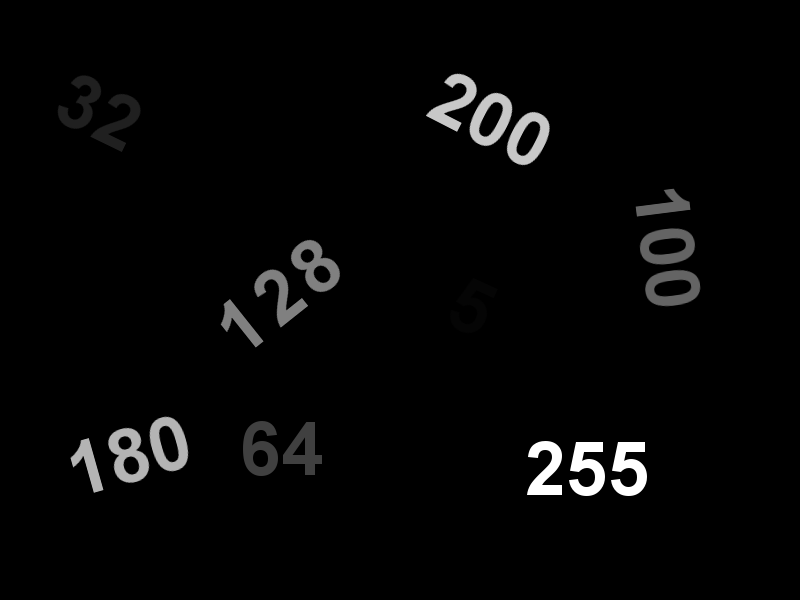
#> input picture @GETTING STARTED WITH OPENCV/image_thresholding_in_OpenCV/threshold.png, 800 x 600 px, found by its file name
$ jupyter execute --allow-errors image_thresholding.ipynb
#> lines starting #> are read from the running program, lines starting #| are printed output that depends on the picture; after the words box and inside, x2 and y2 are one past the last pixel; in counts of white or black regions, pixels touching at a corner belong together
## Introduction
In this notebook we will see how to use OpenCV and Python to apply thresholding to an image.

If you want to learn all the concepts related to image thresholding using OpenCV, then you [this](https://learnopencv.com/opencv-threshold-python-cpp/) post on [LearnOpenCV](https://learnopencv.com/opencv-threshold-python-cpp/).

## Download and Read the Image

[cell 1]
import requests
url = "https://raw.githubusercontent.com/spmallick/learnopencv/master/Threshold/threshold.png"
r = requests.get(url)
with open('image.jpg', 'wb') as f:
    f.write(r.content)

[cell 2]
import cv2
import matplotlib.pyplot as plt

from pylab import rcParams
rcParams['figure.figsize'] = 9, 7

im_bgr = cv2.imread('image.jpg')
#> im_bgr is the input picture: shape (600, 800, 3); min 0, max 255, mean 6.1
plt.imshow(im_bgr[:, :, ::-1])
plt.axis('off')
plt.show()

We will be using the above image for applying OpenCV's image thresholding. **Also, to apply thresholding, we first need to convert the image to grayscale format**.

[cell 3]
img_gr = cv2.cvtColor(im_bgr, cv2.COLOR_BGR2GRAY)
print(img_gr.shape)
#| (600, 800)
plt.imshow(img_gr, cmap='gray')
# print the color bar
# plt.colorbar()
plt.show()

## Binary Thresholding

In simple binary thresholding, any source pixel value that is above the threshold will be set to `maxValue`, and the other pixels will be set to 0.

[cell 4]
# make a histogram of the image
plt.figure(figsize=(7, 4))
plt.hist(img_gr.ravel(), 128, [1, 256]) # ravel flattens the array / excluded 0 (big count, out of range)
plt.show()
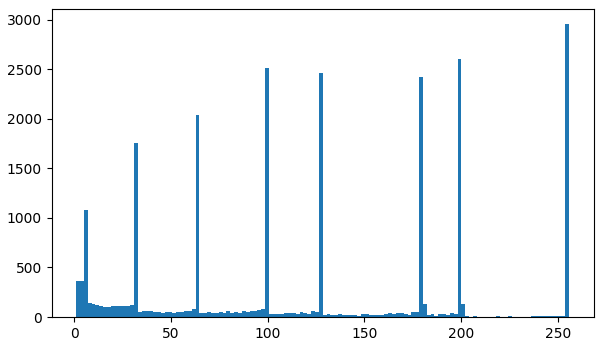
#> figure drawn by matplotlib, 1 panel; tallest bar 2959 high, from x = 254 to 256

[cell 5]
# MAV EXPERIMENT
ths = [15, 40, 75, 115, 150, 190, 220, 255]

plt.figure(figsize=(18, 8))
plt.subplot(2, 4, 1)
for i in range (0, len(ths)):
    plt.subplot(2, 4, i+1)
    plt.title('Threshold: ' + str(ths[i]))
    plt.imshow(cv2.threshold(img_gr, ths[i], 255, cv2.THRESH_BINARY)[1], cmap='gray')
    plt.axis('off')

plt.tight_layout()
plt.show()
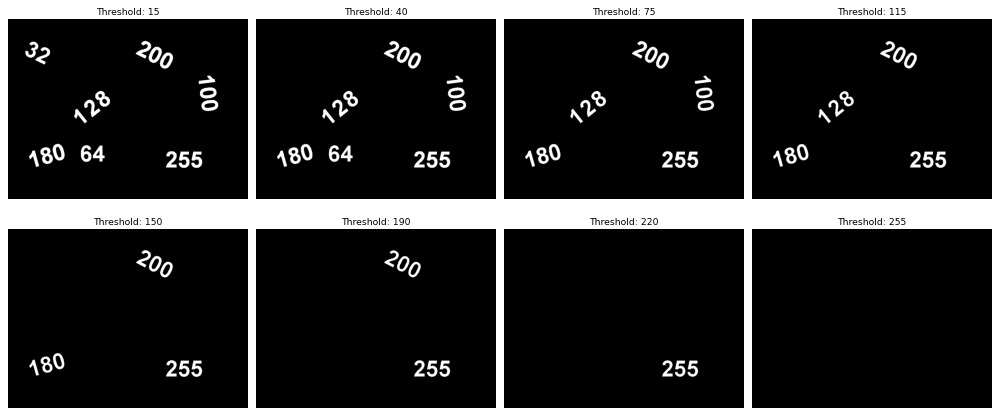
#> figure drawn by matplotlib, 8 panels

[cell 6]
# set threshold and maxValue
thresh = 0
maxValue = 255

# basic threshold example
th, dst = cv2.threshold(img_gr, thresh, maxValue, cv2.THRESH_BINARY)
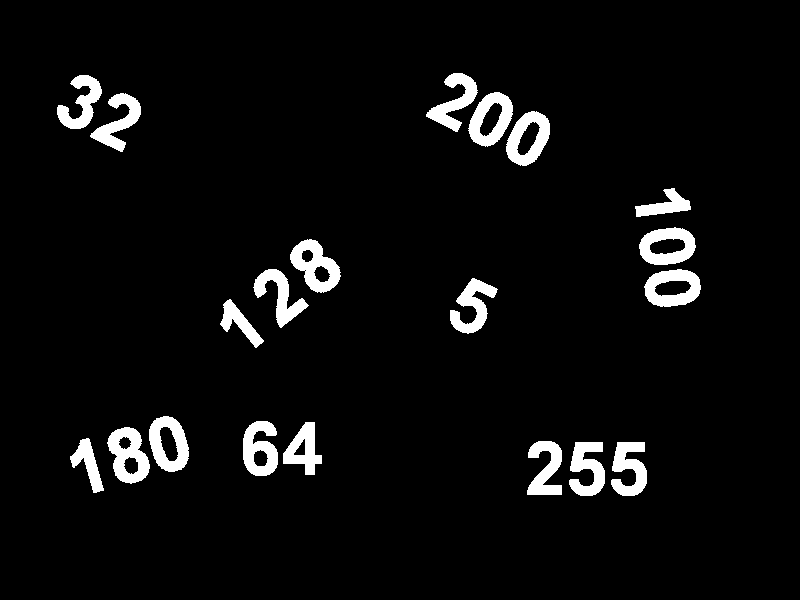
#> dst: shape (600, 800); 4.9% white; 20 white regions, largest, box (x1, y1, x2, y2) and area: (107, 427, 150, 484) 1414, (290, 239, 341, 293) 1413, (506, 111, 550, 166) 1319
#> th = 0
plt.imshow(dst, cmap='gray')
plt.axis('off')
print(th)
#| 0.0
plt.show()

Let's change the threshold value and see how it affects the resulting image.

[cell 7]
# set threshold and maxValue
thresh = 127
maxValue = 255

# basic threshold example
th, dst = cv2.threshold(img_gr, thresh, maxValue, cv2.THRESH_BINARY)
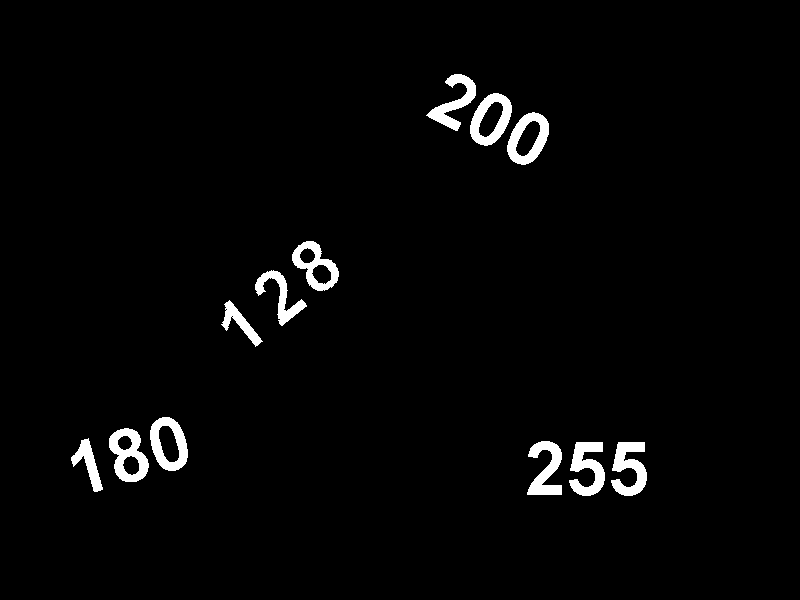
#> dst: shape (600, 800); 2.4% white; 12 white regions, largest, box (x1, y1, x2, y2) and area: (109, 428, 149, 482) 1152, (569, 442, 605, 496) 1125, (611, 442, 647, 496) 1125
#> th = 127
plt.imshow(dst, cmap='gray')
plt.axis('off')
print(th)
#| 127.0
plt.show()

## Inverse Binary Thresholding

Inverse binary thresholding is just the opposite of binary thresholding. The destination pixel is set to zero if the corresponding source pixel is greater than the threshold, and to maxValue, if the source pixel is less than the threshold.

[cell 8]
# set threshold and maxValue
thresh = 127
maxValue = 255

th, dst = cv2.threshold(img_gr, thresh, maxValue, cv2.THRESH_BINARY_INV);
plt.imshow(dst, cmap='gray')
plt.axis('off')
plt.show()

## Truncate Thresholding

In this case, the destination pixel is set to the threshold (`thresh`) if the source pixel value is greater than the threshold. Otherwise, it is set to the source pixel value. Here, the `maxValue` argument is ignored.

[cell 9]
# set threshold and maxValue
thresh = 20
maxValue = 255

th, dst = cv2.threshold(img_gr, thresh, maxValue, cv2.THRESH_TRUNC)
#> th = 20
plt.imshow(dst, cmap='gray')
plt.axis('off')
plt.show()
